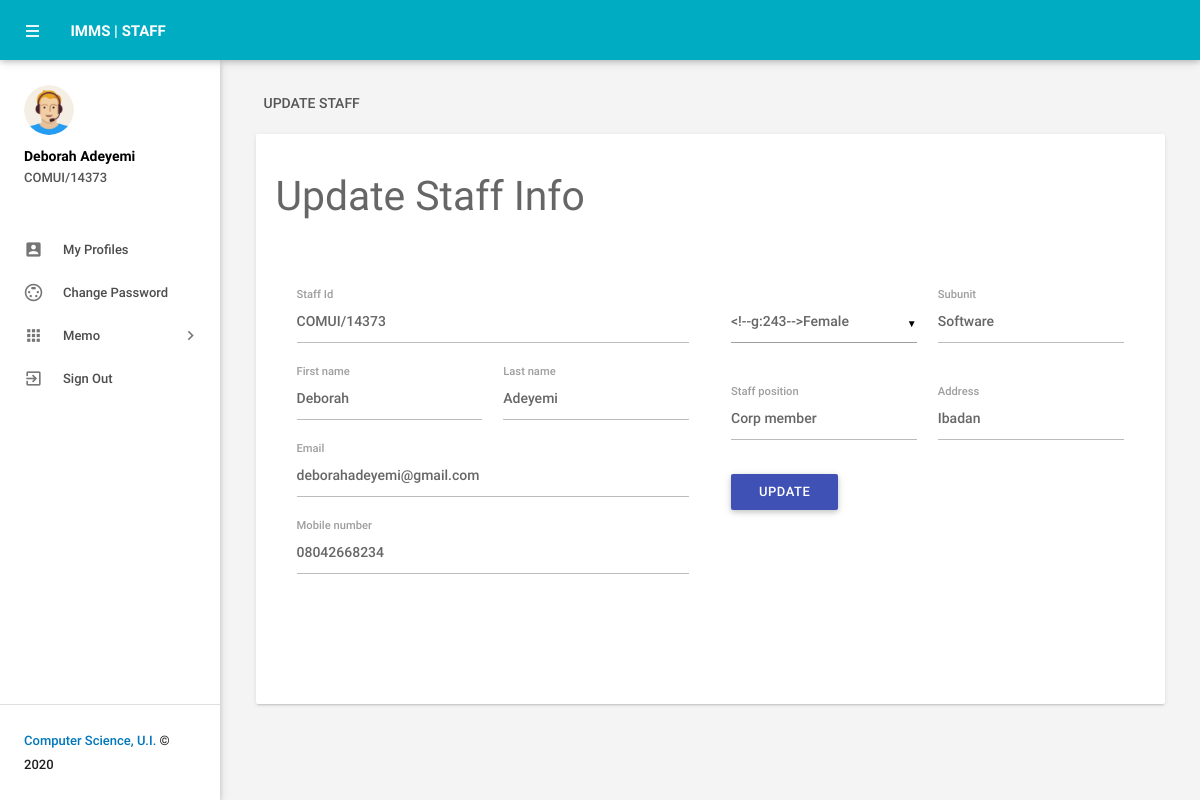
Screenshot of /myprofile.php (signed in) with the database file from the repository.
### tables this page shows
CREATE TABLE `tblemployees` (
  `id` int(11) NOT NULL,
  `EmpId` varchar(100) NOT NULL,
  `FirstName` varchar(150) NOT NULL,
  `LastName` varchar(150) NOT NULL,
  `EmailId` varchar(200) NOT NULL,
  `Password` varchar(180) NOT NULL,
  `Gender` varchar(100) NOT NULL,
  `Supervisor` varchar(5) NOT NULL,
  `Subunit` varchar(255) NOT NULL,
  `Address` varchar(255) NOT NULL,
  `Position_type` varchar(200) NOT NULL,
  `Phonenumber` char(11) NOT NULL,
  `Status` int(1) NOT NULL,
  `RegDate` timestamp NOT NULL DEFAULT CURRENT_TIMESTAMP
);

### myprofile.php (the view, shortened to what this page needs)
<?php
include('includes/config.php');
if(strlen($_SESSION['emplogin'])==0)
    {
header('location:index.php');
}
else{
    ?>
<!DOCTYPE html>
<html lang="en">
    <head>
        <link type="text/css" rel="stylesheet" href="assets/plugins/materialize/css/materialize.min.css"/>
        <link href="assets/plugins/material-preloader/css/materialPreloader.min.css" rel="stylesheet">
        <link href="assets/css/alpha.min.css" rel="stylesheet" type="text/css"/>
        <link href="assets/css/custom.css" rel="stylesheet" type="text/css"/>
    </head>
    <body>
  <?php include('includes/header.php');?>
       <?php include('includes/sidebar.php');?>
   <main class="mn-inner">
                <div class="row">
                    <div class="col s12">
                        <div class="page-title">Update staff</div>
                    </div>
                    <div class="col s12 m12 l12">
                        <div class="card">
                            <div class="card-content">
                                <form id="example-form" method="post" name="updatemp">
                                    <div>
                                        <h3>Update Staff Info</h3>
                                        <section>
                                            <div class="wizard-content">
                                                <div class="row">
                                                    <div class="col m6">
                                                        <div class="row">
<?php
$eid=$_SESSION['emplogin'];
$sql = "SELECT * from  tblemployees where EmailId=:eid";
$query = $dbh -> prepare($sql);
$query -> bindParam(':eid',$eid, PDO::PARAM_STR);
$query->execute();
$results=$query->fetchAll(PDO::FETCH_OBJ);
if($query->rowCount() > 0)
{
foreach($results as $result)
{               ?>
 <div class="input-field col  s12">
<label for="empcode">Staff Id</label>
<input  name="empcode" id="empcode" value="<?php echo htmlentities($result->EmpId);?>" type="text" autocomplete="off" readonly required>
</div>
<div class="input-field col m6 s12">
<label for="firstName">First name</label>
<input id="firstName" name="firstName" value="<?php echo htmlentities($result->FirstName);?>"  type="text" required>
</div>
<div class="input-field col m6 s12">
<label for="lastName">Last name </label>
<input id="lastName" name="lastName" value="<?php echo htmlentities($result->LastName);?>" type="text" autocomplete="off" required>
</div>
<div class="input-field col s12">
<label for="email">Email</label>
<input  name="email" type="email" id="email" value="<?php echo htmlentities($result->EmailId);?>" readonly autocomplete="off" required>
</div>
<div class="input-field col s12">
<label for="phone">Mobile number</label>
<input id="phone" name="mobileno" type="tel" value="<?php echo htmlentities($result->Phonenumber);?>" maxlength="10" autocomplete="off" required>
 </div>
</div>
</div>
<div class="col m6">
<div class="row">
<div class="input-field col m6 s12">
</div>
<div class="input-field col s6">
<label for="email">Subunit</label>
<input  name="subunit" type="text" id="subunit" value="<?php echo htmlentities($result->Subunit);?>" readonly autocomplete="off" required>
</div>
</div>
<div class="input-field col s6">
<label for="email">Staff position</label>
<input  name="position_type" type="text" id="position_type" value="<?php echo htmlentities($result->Position_type);?>" readonly autocomplete="off" required>
</div>
<div class="input-field col m6 s12">
<label for="address">Address</label>
<input id="address" name="address" type="text"  value="<?php echo htmlentities($result->Address);?>" autocomplete="off" required>
</div>
<?php }}?>
<div class="input-field col s12">
<button type="submit" name="update"  id="update" class="waves-effect waves-light btn indigo m-b-xs">UPDATE</button>
</div>
                                                        </div>
                                                    </div>
                                                </div>
                                            </div>
                                    </div>
                            </div>
                        </div>
                    </div>
                </div>
        <div class="left-sidebar-hover"></div>
    </body>
</html>
<?php } ?>

### includes/sidebar.php (shortened to what this page needs)
     <aside id="slide-out" class="side-nav white fixed">
                <div class="side-nav-wrapper">
                    <div class="sidebar-profile">
                        <div class="sidebar-profile-image">
                            <img src="assets/images/profile-image.png" class="circle" alt="">
                        </div>
                        <div class="sidebar-profile-info">
                    <?php
$eid=$_SESSION['eid'];
$sql = "SELECT FirstName,LastName,EmpId from  tblemployees where id=:eid";
$query = $dbh -> prepare($sql);
$query->bindParam(':eid',$eid,PDO::PARAM_STR);
$query->execute();
$results=$query->fetchAll(PDO::FETCH_OBJ);
if($query->rowCount() > 0)
{
foreach($results as $result)
{               ?>
                                <p><?php echo htmlentities($result->FirstName." ".$result->LastName);?></p>
                                <span><?php echo htmlentities($result->EmpId)?></span>
                         <?php }} ?>
                        </div>
                    </div>
                <ul class="sidebar-menu collapsible collapsible-accordion" data-collapsible="accordion">
  <li class="no-padding"><a class="waves-effect waves-grey" href="myprofile.php"><i class="material-icons">account_box</i>My Profiles</a></li>
  <li class="no-padding"><a class="waves-effect waves-grey" href="emp-changepassword.php"><i class="material-icons">settings_input_svideo</i>Change Password</a></li>
                    <li class="no-padding">
                        <a class="collapsible-header waves-effect waves-grey"><i class="material-icons">apps</i>Memo<i class="nav-drop-icon material-icons">keyboard_arrow_right</i></a>
                    </li>
                  <li class="no-padding">
                                <a class="waves-effect waves-grey" href="logout.php"><i class="material-icons">exit_to_app</i>Sign Out</a>
                            </li>
                </ul>
                <div class="footer">
                    <p class="copyright"><a href="">Computer Science, U.I.</a> © 2020</p>
                </div>
                </div>
            </aside>

### rows the page displays
tblemployees: FirstName+LastName "Deborah Adeyemi", EmpId "COMUI/14373", empcode "COMUI/14373", firstName "Deborah", lastName "Adeyemi", email "deborahadeyemi@gmail.com", mobileno "08042668234", subunit "Software", position_type "Corp member", address "Ibadan"
